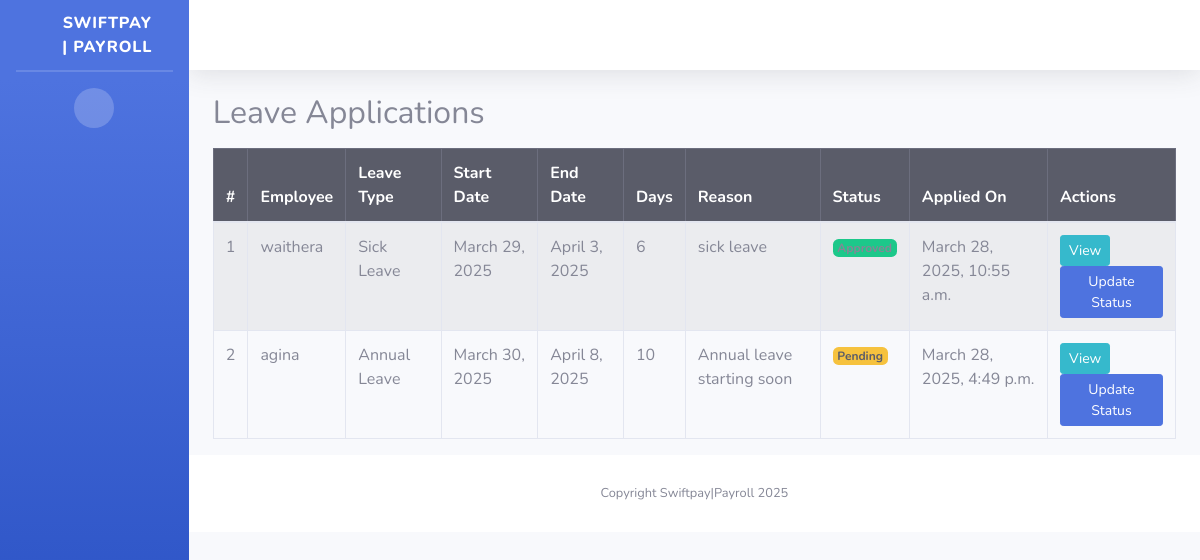
Before: /leave-applications/ with the older database file.
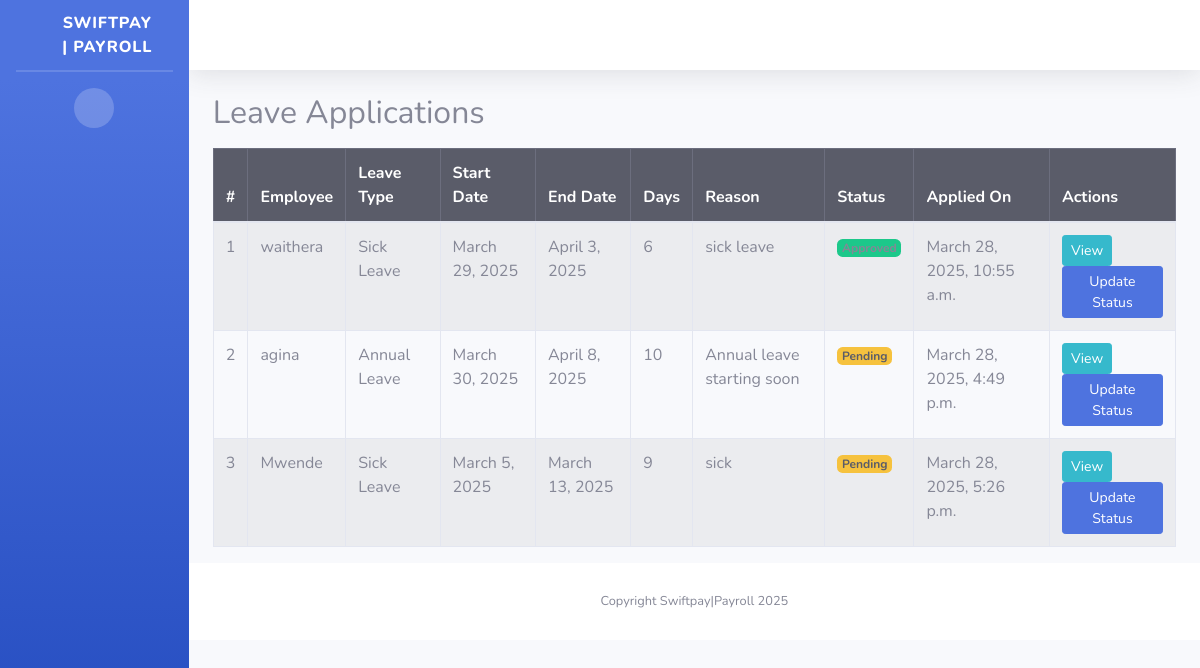
After: the same page with the newer database file.
### mywebsite/models.py (models this page shows, shortened)
class LeaveApplication(models.Model):
    STATUS_CHOICES = [
        ('PENDING', 'Pending'),
        ('APPROVED', 'Approved'),
        ('REJECTED', 'Rejected')
    ]
    employee = models.ForeignKey(CustomUser, on_delete=models.CASCADE)
    leave_type = models.ForeignKey(LeaveType, on_delete=models.CASCADE)
    start_date = models.DateField()
    end_date = models.DateField()
    days = models.IntegerField()
    reason = models.TextField()
    status = models.CharField(max_length=10, choices=STATUS_CHOICES, default='PENDING')
    applied_on = models.DateTimeField(auto_now_add=True)

class CustomUser(AbstractUser):
    GENDER_CHOICES = [
        ('M', 'Male'),
        ('F', 'Female'),
        ('O', 'Other')
    ]
    employee_id = models.CharField(max_length=20, unique=True)
    date_of_birth = models.DateField(null=True, blank=True)
    gender = models.CharField(max_length=1, choices=GENDER_CHOICES)
    phone_number = models.CharField(max_length=15, blank=True)
    address = models.TextField(blank=True)
    joined_date = models.DateField(default=timezone.now)
    role = models.ForeignKey(EmployeeRole, on_delete=models.SET_NULL, null=True)
    department = models.ForeignKey(Department, on_delete=models.SET_NULL, null=True)
    is_active_employee = models.BooleanField(default=True)
    middle_name = models.CharField(max_length=255, null=True, blank=True)
    residential_status = models.CharField(max_length=2, choices=[
        ('R', 'Resident'),
        ('NR', 'Non-Resident')
    ], null=True, blank=True)
    national_id = models.CharField(max_length=10, null=True, blank=True)
    kra_pin = models.CharField(max_length=11, null=True, blank=True)
    nssf_no = models.CharField(max_length=15, null=True, blank=True)
    nhif_no = models.CharField(max_length=15, null=True, blank=True)
    passport_photo = models.ImageField(upload_to='employee_photos/', blank=True, null=True)
    basic_salary = models.DecimalField(max_digits=10, decimal_places=2, null=True, blank=True)
    bank = models.CharField(max_length=50, null=True, blank=True)
    bank_account_name = models.CharField(max_length=255, null=True, blank=True)
    bank_account_number = models.CharField(max_length=35, null=True, blank=True)
    bank_branch = models.CharField(max_length=40, null=True, blank=True)
    employee_personal_number = models.CharField(max_length=50, null=True, blank=True)
    date_of_employment = models.DateField(null=True, blank=True)
    contract_type = models.CharField(choices=[
        ('P', 'Permanent'),
        ('T', 'Temporary')
    ], max_length=1, null=True, blank=True)
    job_title = models.CharField(max_length=50, null=True, blank=True)
    employee_email = models.EmailField(null=True, blank=True)
    mobile_phone = models.CharField(max_length=15, null=True, blank=True)

class LeaveType(models.Model):
    name = models.CharField(max_length=50)
    max_days_per_year = models.IntegerField()

### mywebsite/views.py (the view)
# urls.py: path('leave-applications/', views.leave_application_list, name='leave_application_list'),
def leave_application_list(request):
    leave_applications = LeaveApplication.objects.all()
    return render(request, 'leave_application_list.html', {'leave_applications': leave_applications})

### templates/leave_application_list.html
{% extends "base.html" %}
{% block content %}
<div class="container mt-4">
    <h2>Leave Applications</h2>
    <table class="table table-bordered table-striped mt-3">
        <thead class="table-dark">
            <tr>
                <th>#</th>
                <th>Employee</th>
                <th>Leave Type</th>
                <th>Start Date</th>
                <th>End Date</th>
                <th>Days</th>
                <th>Reason</th>
                <th>Status</th>
                <th>Applied On</th>
                <th>Actions</th>
            </tr>
        </thead>
        <tbody>
            {% for leave in leave_applications %}
            <tr>
                <td>{{ forloop.counter }}</td>
                <td>{{ leave.employee.username }}</td>
                <td>{{ leave.leave_type.name }}</td>
                <td>{{ leave.start_date }}</td>
                <td>{{ leave.end_date }}</td>
                <td>{{ leave.days }}</td>
                <td>{{ leave.reason }}</td>
                <td>
                    {% if leave.status == "PENDING" %}
                        <span class="badge bg-warning text-dark">Pending</span>
                    {% elif leave.status == "APPROVED" %}
                        <span class="badge bg-success">Approved</span>
                    {% else %}
                        <span class="badge bg-danger">Rejected</span>
                    {% endif %}
                </td>
                <td>{{ leave.applied_on }}</td>
                <td>
                    <a href="{% url 'leave_application_detail' leave.pk %}" class="btn btn-info btn-sm">View</a>
                    <a href="{% url 'update_leave_status' leave.pk %}" class="btn btn-primary btn-sm">Update Status</a>
                </td>
            </tr>
            {% empty %}
            <tr>
                <td colspan="10" class="text-center">No leave applications found.</td>
            </tr>
            {% endfor %}
        </tbody>
    </table>
</div>
{% endblock %}

Changed rows visible on the page:
added LeaveApplication: employee.username "Mwende", leave_type.name "Sick Leave", start_date "March 5, 2025", end_date "March 13, 2025", days "9", reason "sick", status "Pending", applied_on "March 28, 2025, 5:26 p.m."
